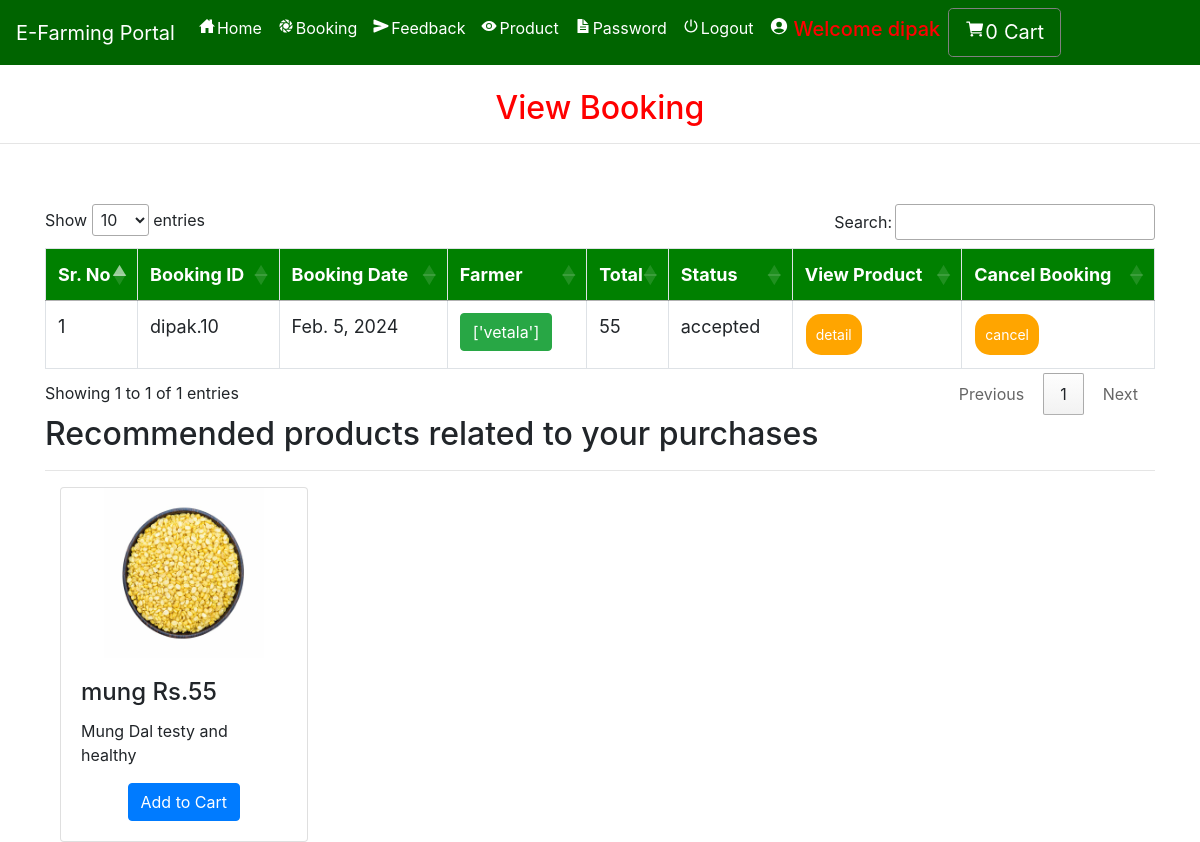
Screenshot of /view_booking (signed in) with the database file from the repository.
### farmerapp/models.py (models this page shows, shortened)
class Booking(models.Model):
    status = models.ForeignKey(Status, on_delete=models.CASCADE, null=True)
    profile = models.ForeignKey(Profile, on_delete=models.CASCADE, null=True)
    farmer =  models.TextField(null=True)
    booking_id = models.CharField(max_length=200,null=True)
    quantity = models.CharField(max_length=100,null=True)
    payment_id = models.CharField(max_length=200,null=True)
    payment_status = models.CharField(max_length=200,null=True, default="Pending")
    book_date = models.CharField(max_length=30, null=True)
    total = models.IntegerField(null=True)

class Status(models.Model):
    name = models.CharField(max_length=20, null=True)

class Product(models.Model):
    user = models.ForeignKey(User, on_delete=models.CASCADE, null=True)
    category = models.ForeignKey(Category, on_delete=models.CASCADE, null=True)
    image = models.FileField(null=True)
    name = models.CharField(max_length=30, null=True)
    price = models.IntegerField(null=True)
    desc = models.TextField(null=True)

### farmerapp/views.py (the view)
# urls.py: path('view_booking', View_Booking, name='view_booking'),
def View_Booking(request):
    user = User.objects.get(id=request.user.id)
    profile = Profile.objects.get(user=user)
    cart = Cart.objects.filter(profile=profile)
    book = Booking.objects.filter(profile=profile)
    if profile.user_type == "Seller":
        book = Booking.objects.filter(farmer__icontains=request.user.username)
    pro = recommended_product(request)
    num1=0
    for i in cart:
        num1 += 1
    d = {'book': book,'num1':num1, 'pro':pro}
    return render(request, 'view_booking.html', d)

### farmerapp/views.py (called while the page is built)
def recommended_product(request):
    user = User.objects.get(id=request.user.id)
    profile = Profile.objects.get(user=user)
    book = Booking.objects.filter(profile=profile).order_by('-id')[:2]
    recommend = []
    for i in book:
        recommend+=i.booking_id.split('.')[1:]
    pro1 = Product.objects.filter(id__in=recommend)
    cat = []
    for i in pro1:
        if not i.category.id in cat:
            cat.append(i.category.id)
    pro = Product.objects.filter(category__id__in=cat).order_by('?')
    return pro

### farmerapp/templates/view_booking.html (shortened to what this page needs)
{% extends 'navigation.html' %}
{% block body %}
<center><h2 style="color:red;margin-top:2%">View Booking</h2></center><hr>
 <div class="container">
<table class="table table-bordered" id="myTable">
  <thead>
  <tr>
    <th>Sr. No</th>
    <th>Booking ID</th>
    <th>Booking Date</th>
      <th>Farmer</th>
      <th>Total</th>
      <th>Status</th>
    <th>View Product</th>
    <th>Cancel Booking</th>
  </tr>
  </thead>
   <tbody>
{% for i in book %}
  <tr>
      <td>{{forloop.counter}}</td>
    <td>{{i.booking_id}}</td>
    <td>{{i.book_date}}</td>
      <td>
        <a href="farmer_detail/{{i.id}}">
          <button class="btn btn-success">{{i.farmer}}</button>
        </a>
      </td>
      <td>{{i.total}}</td>
      <td>{{i.status.name}}</td>
      <td><a href="{% url 'booking_detail' i.booking_id i.id %}"><button class="button button1">detail</button></a></td>
      <td><a href="{% url 'delete_booking' i.booking_id i.id %}" onclick="return confirm('Are you sure?')"><button class="button button1" id="#delete">cancel</button></a></td>
  </tr>
   {% endfor %}
    </tbody>
</table>
 </div>
<div class="container">
    <h2>Recommended products related to your purchases</h2><hr>
    <div class="carousel-inner row w-100 mx-auto">
			{% for j in pro %}
				<div class="carousel-item col-md-3 active"><div class="card">
					<center>
            <a href="/product_detail/{{j.id}}">
              <img class="card-img-top img-fluid" align="center" src="{{j.image.url}}" style="width:160px;height:170px;float:center" alt="card-img">
            </a>
          </center>
            <div class="card-body">
   						<h4 class="card-title">{{j.name}} Rs.{{j.price}}</h4>
   						<p class="card-text">{{j.desc}}</p>
   						<form align="center" action="{% url 'add_cart' j.id %}" method="post">
                            <button type="submit" class="btn btn-primary">Add to Cart</button>
</form>
   					</div>
   				</div>
   			</div>
			{% endfor %}
		</div>
</div>
{% endblock %}

### farmerapp/templates/navigation.html (shortened to what this page needs)
<!DOCTYPE html>
<html lang="en">
<head>
    {% load static %}
     <link rel="stylesheet" href="https://maxcdn.bootstrapcdn.com/bootstrap/4.0.0/css/bootstrap.min.css">
  <link rel = stylesheet href = "//cdn.datatables.net/1.10.19/css/jquery.dataTables.min.css">
<link rel="stylesheet" href="https://cdnjs.cloudflare.com/ajax/libs/font-awesome/4.7.0/css/font-awesome.min.css">
</head>
<body style="background-color:white">
<nav class="navbar navbar-expand-sm" style="background-color:Darkgreen">
  <a class="navbar-brand" href="#" style="color:White">E-Farming Portal</a>
  <ul class="navbar-nav">
    {% if request.user.username %}
    {% if request.user.profile_set.all.0.user_type == "Seller" %}
    <li class="nav-item">
      <a class="nav-link" href="{% url 'home' %}" style="color:white"><ion-icon style="margin-right:2px" name="home-sharp"></ion-icon>Home</a>
    </li>
    <li class="nav-item">
      <a class="nav-link" href="{% url 'admin_viewBooking' %}" style="color:white"><ion-icon style="margin-right:2px" name="aperture"></ion-icon>Booking</a>
    </li>
    <li class="nav-item">
      <a class="nav-link" href="{% url 'send_feedback' request.user.id %}" style="color:white"><ion-icon style="margin-right:2px" name="send"></ion-icon>Feedback</a>
    </li>
    <li class="nav-item dropdown">
      <a class="nav-link dropdown-toggle" data-toggle="dropdown" href="#" role="button" aria-haspopup="true" aria-expanded="false" style="color:white"><ion-icon style="margin-right:4px" name="albums"></ion-icon>Product</a>
      <div class="dropdown-menu">
        <a class="dropdown-item" href="{% url 'add_product' %}">Add Product</a>
        <a class="dropdown-item" href="{% url 'admin_view_product' %}">View Product</a>
      </div>
    </li>
    <li class="nav-item">
      <a class="nav-link" href="{% url 'change_password' %}" style="color:white"><ion-icon style="margin-right:2px" name="document-text-sharp"></ion-icon>Password</a>
    </li>
    {% elif request.user.profile_set.all.0.user_type == "Buyer" %}
    <li class="nav-item">
      <a class="nav-link" href="{% url 'home' %}" style="color:white"><ion-icon style="margin-right:2px" name="home-sharp"></ion-icon>Home</a>
    </li>
    <li class="nav-item">
      <a class="nav-link" href="{% url 'view_booking' %}" style="color:white"><ion-icon style="margin-right:2px" name="aperture"></ion-icon>Booking</a>
    </li>
    <li class="nav-item">
      <a class="nav-link" href="{% url 'send_feedback' request.user.id %}" style="color:white"><ion-icon style="margin-right:2px" name="send"></ion-icon>Feedback</a>
    </li>
    <li class="nav-item">
      <a class="nav-link" href="{% url 'view_product' 0 %}" style="color:white"><ion-icon style="margin-right:2px" name="eye"></ion-icon>Product</a>
    </li>
    <li class="nav-item">
      <a class="nav-link" href="{% url 'change_password' %}" style="color:white"><ion-icon style="margin-right:2px" name="document-text-sharp"></ion-icon>Password</a>
    </li>
    {% endif %}
    {% endif %}
    {% if request.user.is_authenticated %}
    <li class="nav-item">
    <a class="nav-link" href="/logoutuser" style="color:white"><ion-icon style="margin-right:2px" name="power-sharp"></ion-icon>Logout</a>
    </li>
    {% if not request.user.is_staff %}
    <li class="nav-item">
      <a href="{% url 'profile' request.user.id %}"><h5 class="nav-link" style="color:red"><ion-icon style="margin-right:4px;color:white" name="person-circle-sharp"></ion-icon></h5>
      </a></li>
    {% else %}
    <li class="nav-item">
      <h5  class="nav-link" style="color:red"><ion-icon style="margin-right:4px;color:white" name="person-circle-sharp"></ion-icon>Welcome {{request.user.username}} {% if request.user.profile_set.all.0.user_type == 'Seller' %}(Farmer){% endif %}</h5>
    </li>
    {% endif %}
    {% endif %}
    {% if not request.user.is_staff %}
    {% if request.user.username and request.user.profile_set.all.0.user_type == "Buyer" %}
      <a href="{% url 'cart' %}" style="border:1px solid gray" class="btn btn-default btn-lg text-dark text-capitalize">
        <ion-icon style="color:white;margin-top:2%" name="cart"></ion-icon><span style="color:white">{{num1}}</span><span style="margin-left:6px;margin-top:2%;color:white">Cart</span></a></center>
{% endif %}
    {% endif %}
    </ul>
</nav>
{% block body %}
{% endblock %}
</body></html>

### farmerapp/templates/navigation.html (style rules this page uses)
* { box-sizing: border-box; }
#myTable { border-collapse: collapse; width: 100%; border: 1px solid #ddd; font-size: 18px; }
#myTable th { text-align: left; padding: 12px; background-color: green; color: white; }
#myTable td { text-align: left; padding: 12px; background-color: white; }
#myTable tr { border-bottom: 1px solid #ddd; }
.button { background-color: orange; border: none; color: white; padding: 10px; text-align: center; text-decoration: none; display: inline-block; font-size: 14px; margin: 1px 1px; cursor: pointer; }
.button1 { border-radius: 15px; }
.carousel-inner img { width: 100%; height: 100%; }

### rows the page displays
Booking: booking_id "dipak.10", book_date "Feb. 5, 2024", farmer "['vetala']", total "55", status.name "accepted"
Product: image (picture), name "mung", price "55", desc "Mung Dal testy and healthy"

### other values shown
{{ num1 }} "0"
